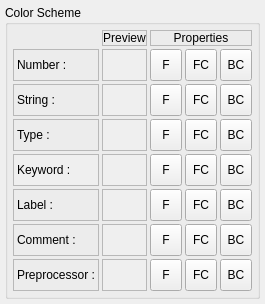
        <widget class="QWidget" name="pSyntaxHighlighter" >
         <property name="geometry" >
          <rect>
           <x>0</x>
           <y>0</y>
           <width>96</width>
           <height>26</height>
          </rect>
         </property>
         <attribute name="label" >
          <string>Syntax Highlighter</string>
         </attribute>
         <layout class="QVBoxLayout" >
          <property name="margin" >
           <number>5</number>
          </property>
          <property name="spacing" >
           <number>3</number>
          </property>
          <item>
           <widget class="QGroupBox" name="groupBoxSyntax" >
            <property name="title" >
             <string>Color Scheme</string>
            </property>
            <layout class="QGridLayout" >
             <property name="margin" >
              <number>5</number>
             </property>
             <property name="spacing" >
              <number>3</number>
             </property>
             <item row="0" column="2" colspan="3" >
              <widget class="QLabel" name="lColorSchemeProperties" >
               <property name="sizePolicy" >
                <sizepolicy>
                 <hsizetype>3</hsizetype>
                 <vsizetype>5</vsizetype>
                 <horstretch>0</horstretch>
                 <verstretch>0</verstretch>
                </sizepolicy>
               </property>
               <property name="frameShape" >
                <enum>QFrame::StyledPanel</enum>
               </property>
               <property name="frameShadow" >
                <enum>QFrame::Sunken</enum>
               </property>
               <property name="text" >
                <string>Properties</string>
               </property>
               <property name="alignment" >
                <set>Qt::AlignCenter</set>
               </property>
              </widget>
             </item>
             <item row="1" column="2" >
              <widget class="QToolButton" name="tbColorSchemeFont1" >
               <property name="minimumSize" >
                <size>
                 <width>32</width>
                 <height>32</height>
                </size>
               </property>
               <property name="maximumSize" >
                <size>
                 <width>32</width>
                 <height>32</height>
                </size>
               </property>
               <property name="cursor" >
                <cursor>13</cursor>
               </property>
               <property name="toolTip" >
                <string>Font...</string>
               </property>
               <property name="text" >
                <string>F</string>
               </property>
              </widget>
             </item>
             <item row="1" column="0" >
              <widget class="QLabel" name="lNumber" >
               <property name="frameShape" >
                <enum>QFrame::StyledPanel</enum>
               </property>
               <property name="text" >
                <string>Number :</string>
               </property>
              </widget>
             </item>
             <item row="1" column="1" >
              <widget class="QLabel" name="lColorSchemePreview1" >
               <property name="autoFillBackground" >
                <bool>true</bool>
               </property>
               <property name="frameShape" >
                <enum>QFrame::StyledPanel</enum>
               </property>
               <property name="text" >
                <string/>
               </property>
              </widget>
             </item>
             <item row="6" column="2" >
              <widget class="QToolButton" name="tbColorSchemeFont6" >
               <property name="minimumSize" >
                <size>
                 <width>32</width>
                 <height>32</height>
                </size>
               </property>
               <property name="maximumSize" >
                <size>
                 <width>32</width>
                 <height>32</height>
                </size>
               </property>
               <property name="cursor" >
                <cursor>13</cursor>
               </property>
               <property name="toolTip" >
                <string>Font...</string>
               </property>
               <property name="text" >
                <string>F</string>
               </property>
              </widget>
             </item>
             <item row="2" column="2" >
              <widget class="QToolButton" name="tbColorSchemeFont2" >
               <property name="minimumSize" >
                <size>
                 <width>32</width>
                 <height>32</height>
                </size>
               </property>
               <property name="maximumSize" >
                <size>
                 <width>32</width>
                 <height>32</height>
                </size>
               </property>
               <property name="cursor" >
                <cursor>13</cursor>
               </property>
               <property name="toolTip" >
                <string>Font...</string>
               </property>
               <property name="text" >
                <string>F</string>
               </property>
              </widget>
             </item>
             <item row="4" column="2" >
              <widget class="QToolButton" name="tbColorSchemeFont4" >
               <property name="minimumSize" >
                <size>
                 <width>32</width>
                 <height>32</height>
                </size>
               </property>
               <property name="maximumSize" >
                <size>
                 <width>32</width>
                 <height>32</height>
                </size>
               </property>
               <property name="cursor" >
                <cursor>13</cursor>
               </property>
               <property name="toolTip" >
                <string>Font...</string>
               </property>
               <property name="text" >
                <string>F</string>
               </property>
              </widget>
             </item>
             <item row="3" column="2" >
              <widget class="QToolButton" name="tbColorSchemeFont3" >
               <property name="minimumSize" >
                <size>
                 <width>32</width>
                 <height>32</height>
                </size>
               </property>
               <property name="maximumSize" >
                <size>
                 <width>32</width>
                 <height>32</height>
                </size>
               </property>
               <property name="cursor" >
                <cursor>13</cursor>
               </property>
               <property name="toolTip" >
                <string>Font...</string>
               </property>
               <property name="text" >
                <string>F</string>
               </property>
              </widget>
             </item>
             <item row="5" column="2" >
              <widget class="QToolButton" name="tbColorSchemeFont5" >
               <property name="minimumSize" >
                <size>
                 <width>32</width>
                 <height>32</height>
                </size>
               </property>
               <property name="maximumSize" >
                <size>
                 <width>32</width>
                 <height>32</height>
                </size>
               </property>
               <property name="cursor" >
                <cursor>13</cursor>
               </property>
               <property name="toolTip" >
                <string>Font...</string>
               </property>
               <property name="text" >
                <string>F</string>
               </property>
              </widget>
             </item>
             <item row="7" column="2" >
              <widget class="QToolButton" name="tbColorSchemeFont7" >
               <property name="minimumSize" >
                <size>
                 <width>32</width>
                 <height>32</height>
                </size>
               </property>
               <property name="maximumSize" >
                <size>
                 <width>32</width>
                 <height>32</height>
                </size>
               </property>
               <property name="cursor" >
                <cursor>13</cursor>
               </property>
               <property name="toolTip" >
                <string>Font...</string>
               </property>
               <property name="text" >
                <string>F</string>
               </property>
              </widget>
             </item>
             <item row="1" column="3" >
              <widget class="QToolButton" name="tbColorSchemeForeground1" >
               <property name="minimumSize" >
                <size>
                 <width>32</width>
                 <height>32</height>
                </size>
               </property>
               <property name="maximumSize" >
                <size>
                 <width>32</width>
                 <height>32</height>
                </size>
               </property>
               <property name="cursor" >
                <cursor>13</cursor>
               </property>
               <property name="toolTip" >
                <string>Foreground Color...</string>
               </property>
               <property name="text" >
                <string>FC</string>
               </property>
              </widget>
             </item>
             <item row="7" column="3" >
              <widget class="QToolButton" name="tbColorSchemeForeground7" >
               <property name="minimumSize" >
                <size>
                 <width>32</width>
                 <height>32</height>
                </size>
               </property>
               <property name="maximumSize" >
                <size>
                 <width>32</width>
                 <height>32</height>
                </size>
               </property>
               <property name="cursor" >
                <cursor>13</cursor>
               </property>
               <property name="toolTip" >
                <string>Foreground Color...</string>
               </property>
               <property name="text" >
                <string>FC</string>
               </property>
              </widget>
             </item>
             <item row="6" column="3" >
              <widget class="QToolButton" name="tbColorSchemeForeground6" >
               <property name="minimumSize" >
                <size>
                 <width>32</width>
                 <height>32</height>
                </size>
               </property>
               <property name="maximumSize" >
                <size>
                 <width>32</width>
                 <height>32</height>
                </size>
               </property>
               <property name="cursor" >
                <cursor>13</cursor>
               </property>
               <property name="toolTip" >
                <string>Foreground Color...</string>
               </property>
               <property name="text" >
                <string>FC</string>
               </property>
              </widget>
             </item>
             <item row="5" column="3" >
              <widget class="QToolButton" name="tbColorSchemeForeground5" >
               <property name="minimumSize" >
                <size>
                 <width>32</width>
                 <height>32</height>
                </size>
               </property>
               <property name="maximumSize" >
                <size>
                 <width>32</width>
                 <height>32</height>
                </size>
               </property>
               <property name="cursor" >
                <cursor>13</cursor>
               </property>
               <property name="toolTip" >
                <string>Foreground Color...</string>
               </property>
               <property name="text" >
                <string>FC</string>
               </property>
              </widget>
             </item>
             <item row="4" column="3" >
              <widget class="QToolButton" name="tbColorSchemeForeground4" >
               <property name="minimumSize" >
                <size>
                 <width>32</width>
                 <height>32</height>
                </size>
               </property>
               <property name="maximumSize" >
                <size>
                 <width>32</width>
                 <height>32</height>
                </size>
               </property>
               <property name="cursor" >
                <cursor>13</cursor>
               </property>
               <property name="toolTip" >
                <string>Foreground Color...</string>
               </property>
               <property name="text" >
                <string>FC</string>
               </property>
              </widget>
             </item>
             <item row="3" column="3" >
              <widget class="QToolButton" name="tbColorSchemeForeground3" >
               <property name="minimumSize" >
                <size>
                 <width>32</width>
                 <height>32</height>
                </size>
               </property>
               <property name="maximumSize" >
                <size>
                 <width>32</width>
                 <height>32</height>
                </size>
               </property>
               <property name="cursor" >
                <cursor>13</cursor>
               </property>
               <property name="toolTip" >
                <string>Foreground Color...</string>
               </property>
               <property name="text" >
                <string>FC</string>
               </property>
              </widget>
             </item>
             <item row="2" column="3" >
              <widget class="QToolButton" name="tbColorSchemeForeground2" >
               <property name="minimumSize" >
                <size>
                 <width>32</width>
                 <height>32</height>
                </size>
               </property>
               <property name="maximumSize" >
                <size>
                 <width>32</width>
                 <height>32</height>
                </size>
               </property>
               <property name="cursor" >
                <cursor>13</cursor>
               </property>
               <property name="toolTip" >
                <string>Foreground Color...</string>
               </property>
               <property name="text" >
                <string>FC</string>
               </property>
              </widget>
             </item>
             <item row="7" column="1" >
              <widget class="QLabel" name="lColorSchemePreview7" >
               <property name="autoFillBackground" >
                <bool>true</bool>
               </property>
               <property name="frameShape" >
                <enum>QFrame::StyledPanel</enum>
               </property>
               <property name="text" >
                <string/>
               </property>
              </widget>
             </item>
             <item row="6" column="1" >
              <widget class="QLabel" name="lColorSchemePreview6" >
               <property name="autoFillBackground" >
                <bool>true</bool>
               </property>
               <property name="frameShape" >
                <enum>QFrame::StyledPanel</enum>
               </property>
               <property name="text" >
                <string/>
               </property>
              </widget>
             </item>
             <item row="5" column="1" >
              <widget class="QLabel" name="lColorSchemePreview5" >
               <property name="autoFillBackground" >
                <bool>true</bool>
               </property>
               <property name="frameShape" >
                <enum>QFrame::StyledPanel</enum>
               </property>
               <property name="text" >
                <string/>
               </property>
              </widget>
             </item>
             <item row="4" column="1" >
              <widget class="QLabel" name="lColorSchemePreview4" >
               <property name="autoFillBackground" >
                <bool>true</bool>
               </property>
               <property name="frameShape" >
                <enum>QFrame::StyledPanel</enum>
               </property>
               <property name="text" >
                <string/>
               </property>
              </widget>
             </item>
             <item row="3" column="1" >
              <widget class="QLabel" name="lColorSchemePreview3" >
               <property name="autoFillBackground" >
                <bool>true</bool>
               </property>
               <property name="frameShape" >
                <enum>QFrame::StyledPanel</enum>
               </property>
               <property name="text" >
                <string/>
               </property>
              </widget>
             </item>
             <item row="2" column="1" >
              <widget class="QLabel" name="lColorSchemePreview2" >
               <property name="autoFillBackground" >
                <bool>true</bool>
               </property>
               <property name="frameShape" >
                <enum>QFrame::StyledPanel</enum>
               </property>
               <property name="text" >
                <string/>
               </property>
              </widget>
             </item>
             <item row="0" column="1" >
              <widget class="QLabel" name="lColorSchemePreview" >
               <property name="sizePolicy" >
                <sizepolicy>
                 <hsizetype>3</hsizetype>
                 <vsizetype>5</vsizetype>
                 <horstretch>0</horstretch>
                 <verstretch>0</verstretch>
                </sizepolicy>
               </property>
               <property name="frameShape" >
                <enum>QFrame::StyledPanel</enum>
               </property>
               <property name="frameShadow" >
                <enum>QFrame::Sunken</enum>
               </property>
               <property name="text" >
                <string>Preview</string>
               </property>
               <property name="alignment" >
                <set>Qt::AlignCenter</set>
               </property>
              </widget>
             </item>
             <item row="7" column="4" >
              <widget class="QToolButton" name="tbColorSchemeBackground7" >
               <property name="minimumSize" >
                <size>
                 <width>32</width>
                 <height>32</height>
                </size>
               </property>
               <property name="maximumSize" >
                <size>
                 <width>32</width>
                 <height>32</height>
                </size>
               </property>
               <property name="cursor" >
                <cursor>13</cursor>
               </property>
               <property name="toolTip" >
                <string>Background Color...</string>
               </property>
               <property name="text" >
                <string>BC</string>
               </property>
              </widget>
             </item>
             <item row="6" column="4" >
              <widget class="QToolButton" name="tbColorSchemeBackground6" >
               <property name="minimumSize" >
                <size>
                 <width>32</width>
                 <height>32</height>
                </size>
               </property>
               <property name="maximumSize" >
                <size>
                 <width>32</width>
                 <height>32</height>
                </size>
               </property>
               <property name="cursor" >
                <cursor>13</cursor>
               </property>
               <property name="toolTip" >
                <string>Background Color...</string>
               </property>
               <property name="text" >
                <string>BC</string>
               </property>
              </widget>
             </item>
             <item row="7" column="0" >
              <widget class="QLabel" name="lPreprocessor" >
               <property name="frameShape" >
                <enum>QFrame::StyledPanel</enum>
               </property>
               <property name="text" >
                <string>Preprocessor :</string>
               </property>
              </widget>
             </item>
             <item row="6" column="0" >
              <widget class="QLabel" name="lComment" >
               <property name="frameShape" >
                <enum>QFrame::StyledPanel</enum>
               </property>
               <property name="text" >
                <string>Comment :</string>
               </property>
              </widget>
             </item>
             <item row="5" column="0" >
              <widget class="QLabel" name="lLabel" >
               <property name="sizePolicy" >
                <sizepolicy>
                 <hsizetype>3</hsizetype>
                 <vsizetype>5</vsizetype>
                 <horstretch>0</horstretch>
                 <verstretch>0</verstretch>
                </sizepolicy>
               </property>
               <property name="frameShape" >
                <enum>QFrame::StyledPanel</enum>
               </property>
               <property name="text" >
                <string>Label :</string>
               </property>
              </widget>
             </item>
             <item row="4" column="0" >
              <widget class="QLabel" name="lKeyword" >
               <property name="autoFillBackground" >
                <bool>true</bool>
               </property>
               <property name="frameShape" >
                <enum>QFrame::StyledPanel</enum>
               </property>
               <property name="text" >
                <string>Keyword :</string>
               </property>
              </widget>
             </item>
             <item row="3" column="0" >
              <widget class="QLabel" name="lType" >
               <property name="frameShape" >
                <enum>QFrame::StyledPanel</enum>
               </property>
               <property name="text" >
                <string>Type :</string>
               </property>
              </widget>
             </item>
             <item row="2" column="0" >
              <widget class="QLabel" name="lString" >
               <property name="frameShape" >
                <enum>QFrame::StyledPanel</enum>
               </property>
               <property name="text" >
                <string>String :</string>
               </property>
              </widget>
             </item>
             <item row="2" column="4" >
              <widget class="QToolButton" name="tbColorSchemeBackground2" >
               <property name="minimumSize" >
                <size>
                 <width>32</width>
                 <height>32</height>
                </size>
               </property>
               <property name="maximumSize" >
                <size>
                 <width>32</width>
                 <height>32</height>
                </size>
               </property>
               <property name="cursor" >
                <cursor>13</cursor>
               </property>
               <property name="toolTip" >
                <string>Background Color...</string>
               </property>
               <property name="text" >
                <string>BC</string>
               </property>
              </widget>
             </item>
             <item row="1" column="4" >
              <widget class="QToolButton" name="tbColorSchemeBackground1" >
               <property name="minimumSize" >
                <size>
                 <width>32</width>
                 <height>32</height>
                </size>
               </property>
               <property name="maximumSize" >
                <size>
                 <width>32</width>
                 <height>32</height>
                </size>
               </property>
               <property name="cursor" >
                <cursor>13</cursor>
               </property>
               <property name="toolTip" >
                <string>Background Color...</string>
               </property>
               <property name="text" >
                <string>BC</string>
               </property>
              </widget>
             </item>
             <item row="4" column="4" >
              <widget class="QToolButton" name="tbColorSchemeBackground4" >
               <property name="minimumSize" >
                <size>
                 <width>32</width>
                 <height>32</height>
                </size>
               </property>
               <property name="maximumSize" >
                <size>
                 <width>32</width>
                 <height>32</height>
                </size>
               </property>
               <property name="cursor" >
                <cursor>13</cursor>
               </property>
               <property name="toolTip" >
                <string>Background Color...</string>
               </property>
               <property name="text" >
                <string>BC</string>
               </property>
              </widget>
             </item>
             <item row="3" column="4" >
              <widget class="QToolButton" name="tbColorSchemeBackground3" >
               <property name="minimumSize" >
                <size>
                 <width>32</width>
                 <height>32</height>
                </size>
               </property>
               <property name="maximumSize" >
                <size>
                 <width>32</width>
                 <height>32</height>
                </size>
               </property>
               <property name="cursor" >
                <cursor>13</cursor>
               </property>
               <property name="toolTip" >
                <string>Background Color...</string>
               </property>
               <property name="text" >
                <string>BC</string>
               </property>
              </widget>
             </item>
             <item row="5" column="4" >
              <widget class="QToolButton" name="tbColorSchemeBackground5" >
               <property name="minimumSize" >
                <size>
                 <width>32</width>
                 <height>32</height>
                </size>
               </property>
               <property name="maximumSize" >
                <size>
                 <width>32</width>
                 <height>32</height>
                </size>
               </property>
               <property name="cursor" >
                <cursor>13</cursor>
               </property>
               <property name="toolTip" >
                <string>Background Color...</string>
               </property>
               <property name="text" >
                <string>BC</string>
               </property>
              </widget>
             </item>
            </layout>
           </widget>
          </item>
          <item>
           <spacer>
            <property name="orientation" >
             <enum>Qt::Vertical</enum>
            </property>
            <property name="sizeHint" >
             <size>
              <width>20</width>
              <height>40</height>
             </size>
            </property>
           </spacer>
          </item>
         </layout>
        </widget>
